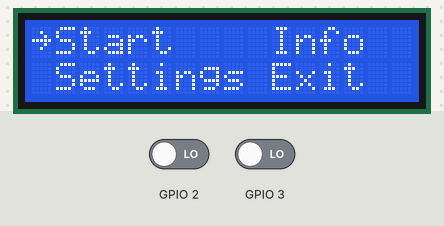
A sketch run on a simulated ESP32-S2. On the bench: 16×2 character LCD. The inputs (shaded band) are chosen by the test bench; at power-on: GPIO 3 LOW, GPIO 2 LOW.

Above: at 1.2 s.
1.3 s: GPIO 3 driven HIGH
At 1.63 s:
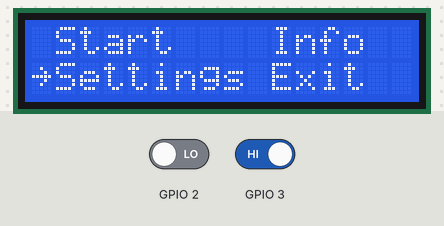
At 3.6 s:
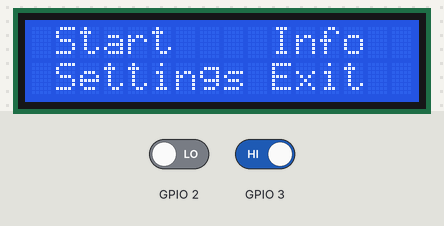
Timing chart, 0 to 5.1 s (numbered marks = the images above; inputs shaded):
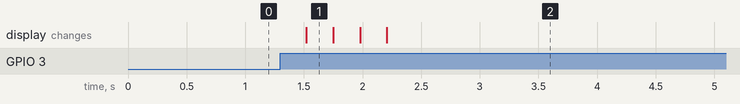

The sketch:

menu.ino
```cpp
#include <Wire.h>
#include <hd44780.h>
#include <hd44780ioClass/hd44780_I2Cexp.h>  // I2C interface

hd44780_I2Cexp lcd; // Automatically detects I2C address

void setup() {
    Wire.begin(6, 7);  // Use GPIO6 for SDA, GPIO7 for SCL (Lolin S2 Mini Pro)

    int status = lcd.begin(16, 2);  // Initialize 16x2 LCD
    if (status) {
        Serial.print("LCD initialization failed with status: ");
        Serial.println(status);
        while (1);  // Stop execution if LCD fails
    }

    pinMode(2, INPUT_PULLDOWN);
    pinMode(3, INPUT_PULLDOWN);

    printMenu();
}

void loop() {

    if (moveSelector())
      printMenu();

    delay(200);
}

const char* menuItems[] = {
    "Start",
    "Settings",
    "Info",
    "Exit",
    "MenuItem 5"
};

const int menuItemsLength = sizeof(menuItems) / sizeof(menuItems[0]);

const int screenLinesCount = 2;
const int screenColumnsCount = 16;
const char selectorChar = (char)126;
int selectorPosition = 0;

bool moveSelector(){
   bool isDirty = false;

   if (digitalRead(2) == HIGH){
      selectorPosition--;
      isDirty = true;
    }

   if (digitalRead(3) == HIGH){
      selectorPosition++;
      isDirty = true;
    }

    if (isDirty == false)
      return false;

    if (selectorPosition < 0)
      selectorPosition = 0;
    if (selectorPosition == menuItemsLength)
      selectorPosition = menuItemsLength;

    return true;
}

void printMenu(){
  lcd.clear();

  int col = 0;
  int row = 0;
  uint maxLen = 0;

  for (int j = 0; j < menuItemsLength; j++) {

    maxLen = max(maxLen, strlen(menuItems[j]));

    if (col + maxLen >= screenColumnsCount - 1)
        return;

    lcd.setCursor(col, row);
    if (selectorPosition == j)
      lcd.print(selectorChar);
    else
      lcd.print(" ");

    lcd.print(menuItems[j]);

    row++;

    if (row == screenLinesCount){
      col = maxLen + 1; // space/selector before the menu item
      row = 0;
      maxLen = 0;
    }
  }
}

void rotateText(char text[]){

    text[strlen(text) - 1] = text[0];

    for (int i = 0; i < strlen(text) - 1; i++)
    {
      text[i] = text [i+1];
    }
}
```

Measured:
- after the input at 1.3 s, the display: changes after 0.22 s (image 1)
